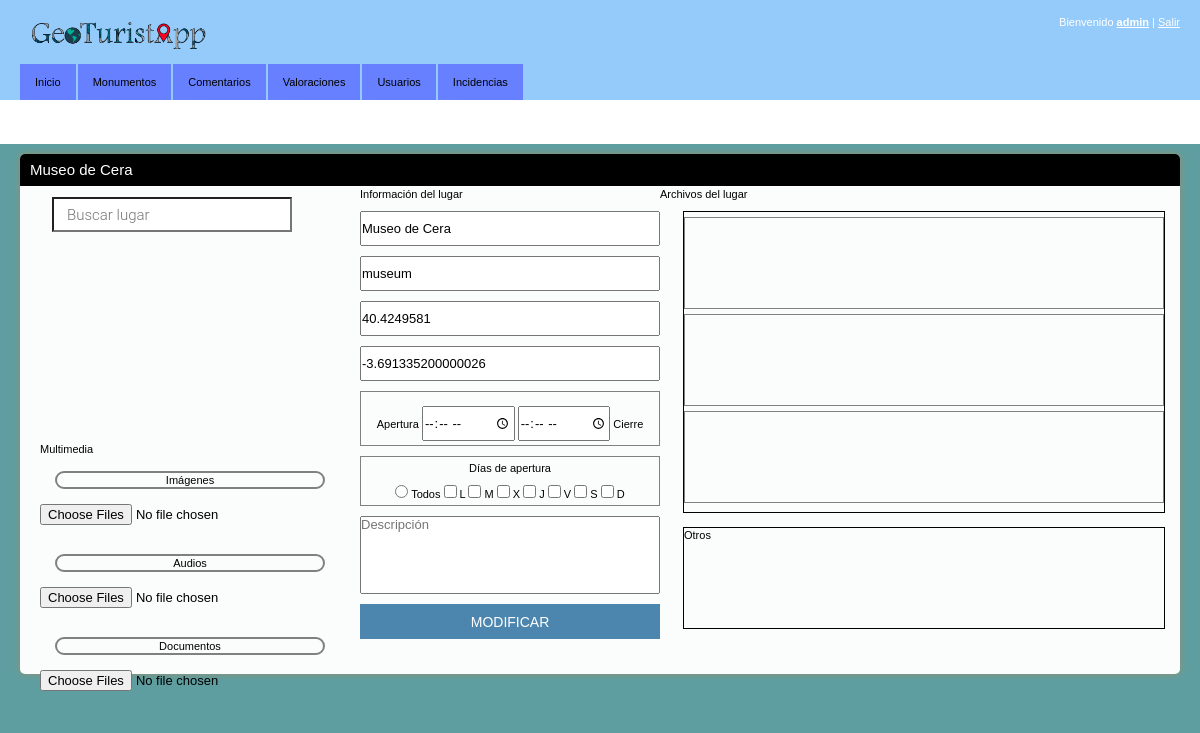
Screenshot of /inicio.php?id=ver_monumento&id_lugar=76&nombre_lugar=Museo de Cera&lat=40.4249581&lon=-3.691335200000026 (signed in) with the database file from the repository.
### tables this page shows
CREATE TABLE `lugares` (
  `id_lugar` int(11) NOT NULL,
  `nombre` varchar(150) NOT NULL,
  `tipo` varchar(200) NOT NULL,
  `latitud` varchar(150) NOT NULL,
  `longitud` varchar(150) NOT NULL,
  `hora_abre` time NOT NULL,
  `hora_cierra` time NOT NULL,
  `dias_abre` varchar(100) NOT NULL,
  `descripcion` varchar(500) NOT NULL,
  `visitas` int(5) NOT NULL
);

### ver_monumento.php (the view, shortened to what this page needs)
<div id="ver_monumento">
			<div class="ver_content-principal">
				<div class="box">
					<div class="box-head">
						<h2 class="left"><?php echo $_GET['nombre_lugar'];?></h2>
					</div>
					<form id="add-lugar" action="inicio.php?id=monumentos" method="post" enctype="multipart/form-data" >
					<div class="ver_zona_izq">
							<input class="search_box_mini" id="searchInput" class="controls" type="text" placeholder="Buscar lugar">
							<div class="map_ver" id="map"></div>
							<span>Multimedia</span>
							<p>Imágenes</p>
							<input id="upload" type="file" name="file_img[]" accept="image/*" multiple>
							<p>Audios</p>
							<input type="file" name="file_audio[]" accept="audio/*" multiple>
							<p>Documentos</p>
							<input type="file" name="file_doc[]" accept="file_extension" multiple>
					</div>
						<div class="ver_zona_centro">
							<?php
								$ver_lugares = mysqli_query($conexion,"SELECT * FROM lugares
									WHERE id_lugar='$_GET[id_lugar]'");
								if($ver_lugares){
									if($file=mysqli_fetch_array($ver_lugares))
									{
										$nombre_lugar=$file['nombre'];
										$tipo=$file['tipo'];
										$lat=$file['latitud'];
										$lon=$file['longitud'];
									}
								}
							?>
							<span>Información del lugar</span>
								<div id="info_lugar">
										<input id="lugar" type="text" name="lugar" placeholder="Nombre lugar"
										value="<?php echo $nombre_lugar; ?>">
										<input id="tipo" type="text" name="tipo" placeholder="Tipo"
										value="<?php echo $tipo; ?>">
										<input id="lat" type="text" name="lat" placeholder="Latitud"
										value="<?php echo $lat; ?>">
										<input id="lon" type="text" name="long" placeholder="Longitud"
										value="<?php echo $lon; ?>">
										<div class="horas">
											Apertura <input id="hora_ini" type="time" name="hora_ini"/>
											<input id="hora_fin" type="time" name="hora_fin"/> Cierre
										</div>
										<div class="dias">
											<p>Días de apertura</p>
											<input class="d_semana" type="radio" name="todos_dias"/> Todos
											<input class="d_semana" type="checkbox" name="dias_seman[]" value="Lunes"/> L
											<input class="d_semana" type="checkbox" name="dias_seman[]" value="Martes"/> M
											<input class="d_semana" type="checkbox" name="dias_seman[]" value="Miércoles"/> X
											<input class="d_semana" type="checkbox" name="dias_seman[]" value="Jueves"/> J
											<input class="d_semana" type="checkbox" name="dias_seman[]" value="Viernes"/> V
											<input class="d_semana" type="checkbox" name="dias_seman[]" value="Sábado"/> S
											<input class="d_semana" type="checkbox" name="dias_seman[]" value="Domingo"/> D
										</div>
										<textarea id="desc" name="desc" placeholder="Descripción"></textarea>
										<input class="add-lugar-button" type="submit" name="AddLugar" value="MODIFICAR"/>
								</div>
						</div>
						<div class="ver_zona_der">
							<span>Archivos del lugar</span>
							<div class="archivos">
									<div class="cuadro_a"></div>
									<div class="cuadro_a"></div>
									<div class="cuadro_a"></div>
							</div>
							<div class="otros">
								<span>Otros</span>
							</div>
						</div>
					</form>
					</div>
				</div>
				</div>
			</div>
		</div>

### css/style_inicio.css (style rules this page uses)
* { padding:0; margin:0; outline:0; }
body { background:cadetblue; font-family: Verdana, sans-serif; font-size:11px; line-height:14px; color:#5e5e5e; }
input, textarea, select { font-family: Verdana, sans-serif; font-size:13px; }
textarea { overflow:hidden; }
.left, .alignleft { float:left; display:inline; }
h2 { font-size:15px; font-weight: normal; }
.box { background:#fbfcfc; height: 100%; margin-bottom:20px; }
.box-head { background:#000; height:32px; color:#fff; padding: 0 10px; line-height:32px; white-space:nowrap; border-bottom:solid 1px #fff; }
.box { -moz-border-radius:5px; -webkit-border-radius:5px; -moz-box-shadow: 0 0 6px #978f6c; -webkit-box-shadow: 0 0 6px #978f6c; }
.box-head { -moz-border-radius-topleft:5px; -moz-border-radius-topright:5px; -webkit-border-top-left-radius:5px; -webkit-border-top-right-radius:5px; }
#add-lugar { color:black; }
#add-lugar input, #add-lugar-expand input { height: 35px; }
.add-lugar-button { margin-top: 30px; border:0; text-transform: uppercase; background: #4c86af; padding: 10px; color: #FFFFFF; font-size: 14px; cursor: pointer; }
textarea { height: 78px; resize: none; overflow-y: auto; margin-top: 10px; }
#info_lugar { display: grid; }
#info_lugar input { margin-top: 10px; }
.map_ver { width: 300px; height: 200px; margin-top: 10px; }
.search_box_mini { margin-top: 10px; background-color: #fff; font-family: Roboto; font-size: 15px; font-weight: 300; margin-left: 12px; padding: 0 11px 0 13px; text-overflow: ellipsis; width: 80%; height: 30px; }
.horas, .dias { border: 1px solid grey; text-align: center; margin: 10px 0px 0px; padding: 4px; }
.d_semana, .marcar_semana { height: auto !important; }
.ver_zona_izq { float: left; width: 300px; margin-left: 20px; }
.ver_zona_izq p { text-align: center; margin: 15px; border: 2px solid grey; border-radius: 20px; }
.ver_zona_centro { float: left; width: 300px; margin-left: 20px }
.archivos { border: 1px solid black; width: 480px; float: right; height: 300px; margin: 10px 15px; }
.otros { border: 1px solid black; width: 480px; height: 100px; float: right; margin: 4px 15px; }
.cuadro_a { border: 1px solid grey; height: 30%; overflow-y: auto; margin-top:5px; }
.ver_content-principal { margin:0 auto; width:1160px; height: 520px; }

### rows the page displays
lugares: lugar "Museo de Cera", tipo "museum", lat "40.4249581", long "-3.691335200000026"

### other values shown
$_SESSION['usuario'] "admin"
$_GET['nombre_lugar'] "Museo de Cera"
